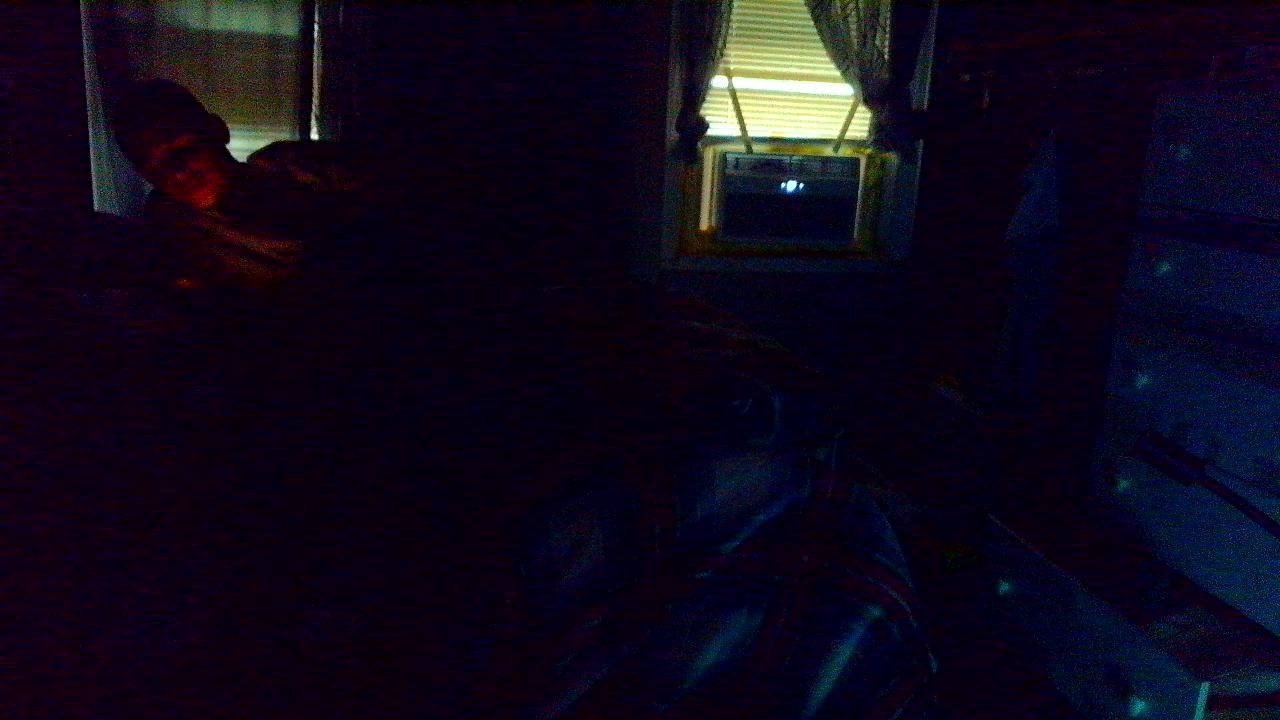
#> input picture jarvis/data/cam_0_DSHOW.jpg, 1280 x 720 px
$ python -i activity.py   (imports and definitions only)
#> lines starting #> are read from the running program, lines starting #| are printed output that depends on the picture; after the words box and inside, x2 and y2 are one past the last pixel; in counts of white or black regions, pixels touching at a corner belong together
#> further down, picture is the input picture: shape (720, 1280, 3); mean B, G, R 26, 9.4, 14.7
"""Describe what the user appears to be doing from a camera frame."""

from __future__ import annotations

import json
import urllib.request
from pathlib import Path
from typing import Any

import numpy as np

from jarvis.config import DATA_DIR


class ActivityObserver:
    """Lightweight scene observer — OpenCV cues + optional Ollama vision."""

    def __init__(self) -> None:
        self._prev_gray: np.ndarray | None = None
        self.last_summary = "I have not looked yet."
        DATA_DIR.mkdir(parents=True, exist_ok=True)

    # [52 lines left out: functions describe, identify_item, not called in this run]

    def note_frame(self, frame: np.ndarray) -> None:
        """Update rolling awareness without speaking (called from vision)."""
        try:
            cues = self._opencv_cues(frame)
            self.last_summary = self._cues_to_english(cues)
        except Exception:
            pass

    def _opencv_cues(self, frame: np.ndarray) -> dict[str, Any]:
        import cv2

        h, w = frame.shape[:2]
#> h = 720; w = 1280
        gray = cv2.cvtColor(frame, cv2.COLOR_BGR2GRAY)
        gray = cv2.equalizeHist(gray)
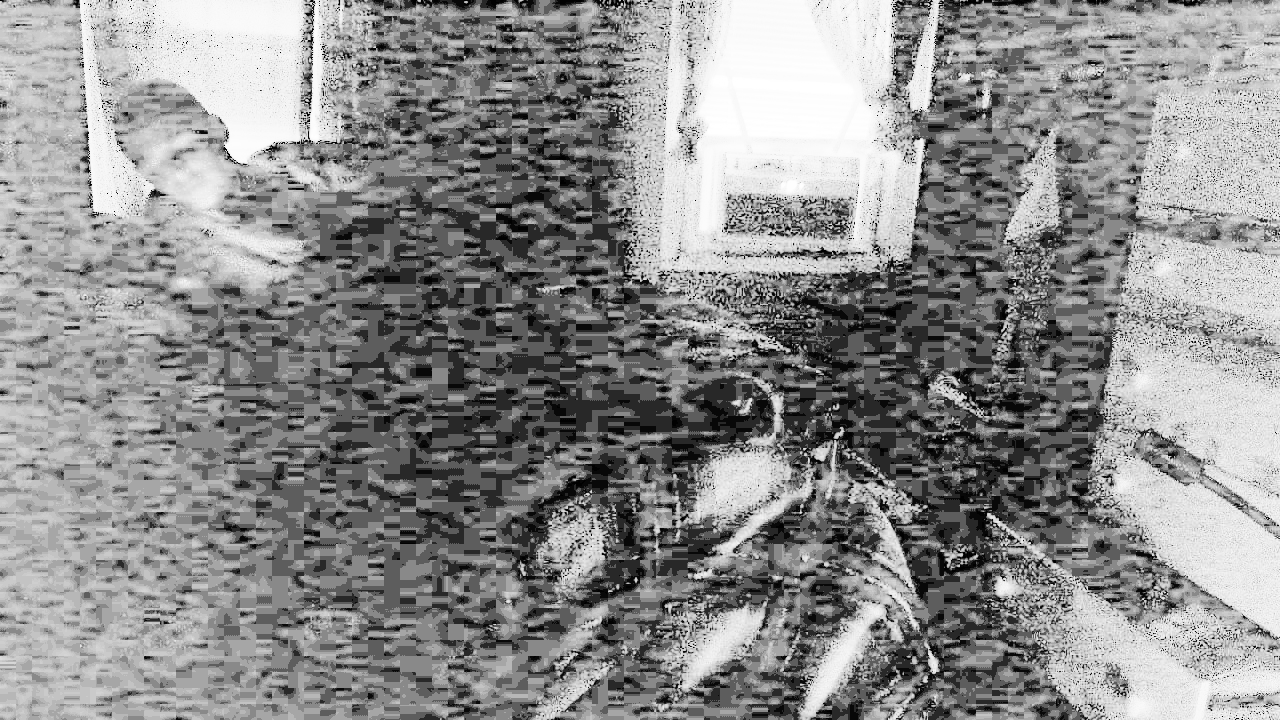
#> gray: shape (720, 1280); min 0, max 255, mean 141.7

        cascade = cv2.CascadeClassifier(
            cv2.data.haarcascades + "haarcascade_frontalface_default.xml"
        )
        faces = cascade.detectMultiScale(gray, 1.15, 4, minSize=(40, 40))
#> faces = ()
        face = None
        if len(faces):
            x, y, fw, fh = max(faces, key=lambda r: r[2] * r[3])
            face = {
                "x": (x + fw / 2) / w,
                "y": (y + fh / 2) / h,
                "size": (fw * fh) / (w * h),
                "w": fw / w,
                "h": fh / h,
            }

        motion = 0.0
        if self._prev_gray is not None:
            small = cv2.resize(gray, (160, 90))
            prev = cv2.resize(self._prev_gray, (160, 90))
            diff = cv2.absdiff(small, prev)
            motion = float(np.mean(diff)) / 255.0
        self._prev_gray = gray

        # Skin / hand-ish blobs in lower-center (holding something toward cam)
        hsv = cv2.cvtColor(frame, cv2.COLOR_BGR2HSV)
#> hsv: shape (720, 1280, 3); mean H, S, V 126.5, 234.7, 28.8
        skin = cv2.inRange(hsv, (0, 30, 60), (25, 180, 255))
#> skin: shape (720, 1280); 0.32% white in thin lines or dots, all inside (x1, y1, x2, y2) = (87, 0, 895, 282)
        skin |= cv2.inRange(hsv, (160, 30, 60), (180, 180, 255))
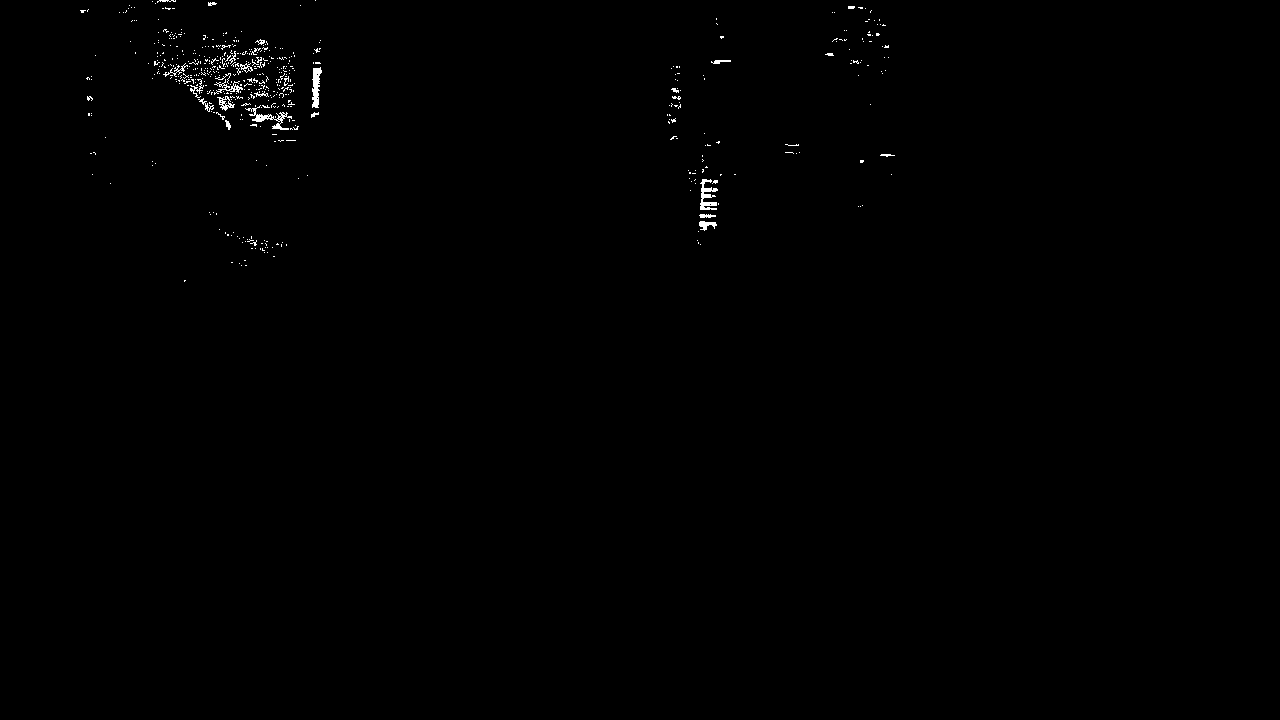
#> skin: shape (720, 1280); 0.37% white in thin lines or dots, all inside (x1, y1, x2, y2) = (80, 0, 895, 282)
        cy0, cy1 = int(h * 0.35), int(h * 0.95)
#> cy0 = 251; cy1 = 684
        cx0, cx1 = int(w * 0.2), int(w * 0.8)
#> cx0 = 256; cx1 = 1024
        roi = skin[cy0:cy1, cx0:cx1]
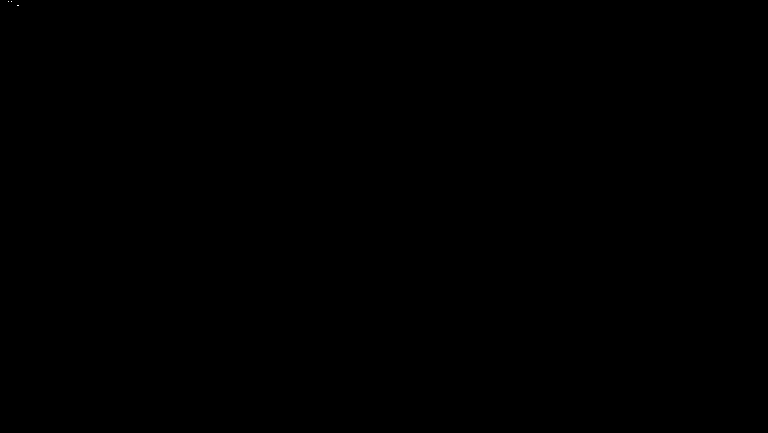
#> roi: shape (433, 768); 0% white in thin lines or dots, all inside (x1, y1, x2, y2) = (8, 1, 19, 6)
        skin_ratio = float(np.count_nonzero(roi)) / max(1, roi.size)
#> skin_ratio = 1.2e-05

        # Bright rectangular glow (phone / tablet screen facing camera)
        bright = cv2.inRange(hsv, (0, 0, 200), (180, 60, 255))
#> bright: shape (720, 1280); 0.44% white; 52 white regions (41 under 20 px), largest, box (x1, y1, x2, y2) and area: (732, 77, 854, 97) 1477, (744, 120, 842, 138) 1117, (706, 116, 741, 136) 548
        bright_roi = bright[int(h * 0.2) : int(h * 0.85), int(w * 0.15) : int(w * 0.85)]
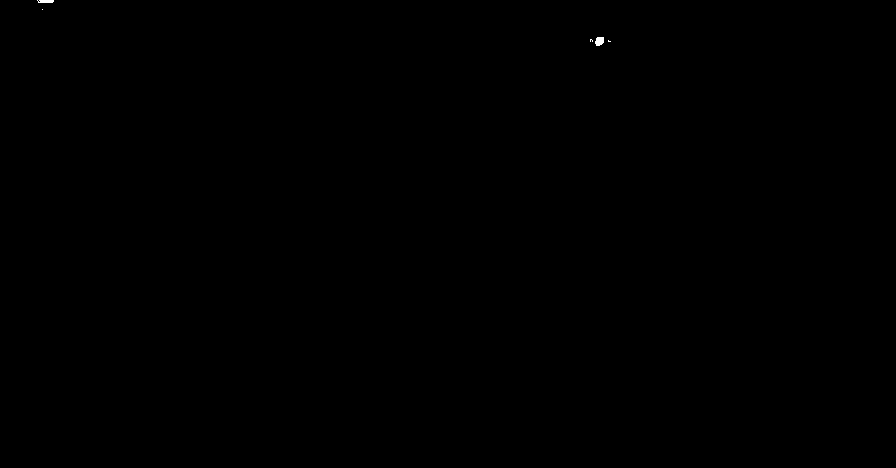
#> bright_roi: shape (468, 896); 0.03% white; 5 white regions (3 under 20 px), largest, box (x1, y1, x2, y2) and area: (595, 37, 604, 46) 67, (37, 0, 54, 3) 46
        bright_ratio = float(np.count_nonzero(bright_roi)) / max(1, bright_roi.size)
#> bright_ratio = 0.000296

        mean_lum = float(np.mean(gray)) / 255.0
#> mean_lum = 0.556

        # Object-ish contours in center (item held up)
        blur = cv2.GaussianBlur(gray, (5, 5), 0)
        edges = cv2.Canny(blur, 60, 140)
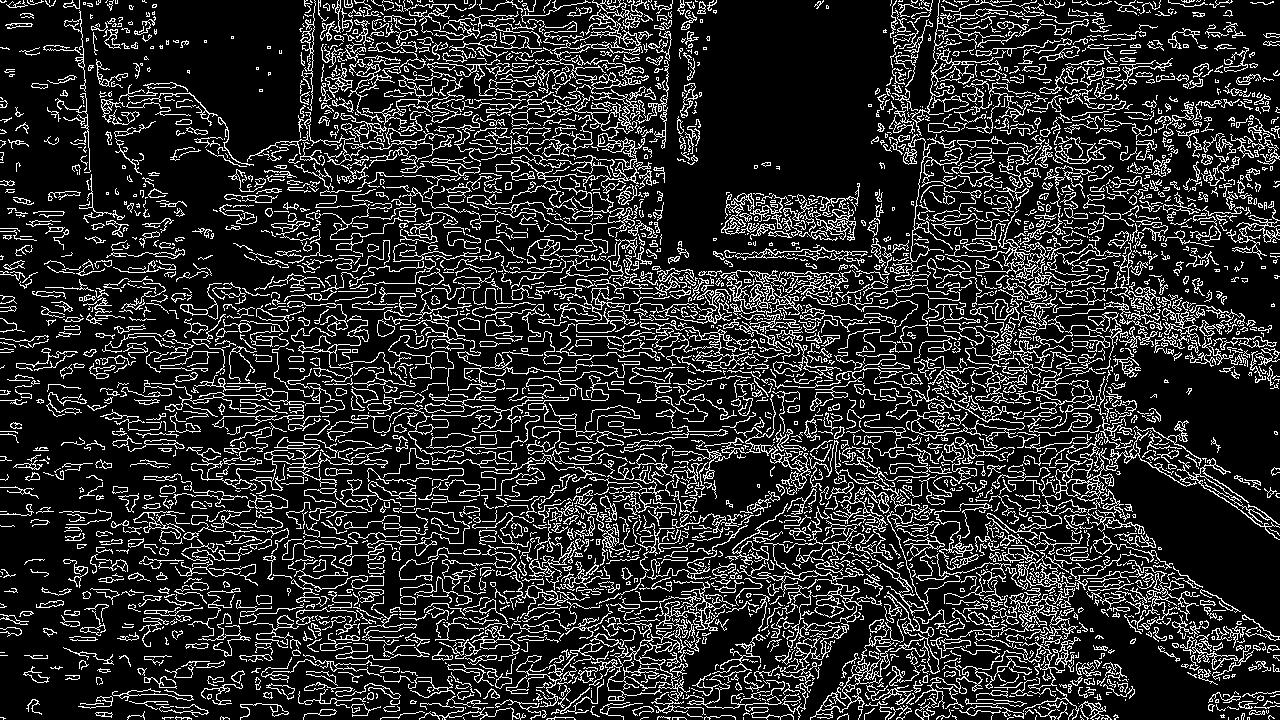
#> edges: shape (720, 1280); 17.2% white in thin lines or dots
        center = edges[int(h * 0.25) : int(h * 0.75), int(w * 0.25) : int(w * 0.75)]
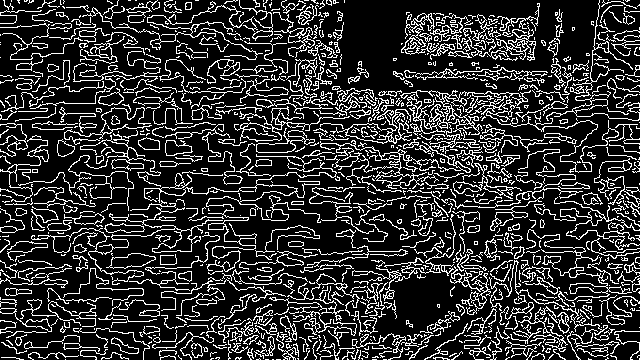
#> center: shape (360, 640); 19.3% white in thin lines or dots
        edge_density = float(np.count_nonzero(center)) / max(1, center.size)
#> edge_density = 0.193
#> in note_frame, `cues = self._opencv_cues(frame)`: cues = 7 items

        return {
            "face": face,
            "faces": len(faces),
            "motion": motion,
            "skin_ratio": skin_ratio,
            "bright_ratio": bright_ratio,
            "mean_lum": mean_lum,
            "edge_density": edge_density,
        }

    def _cues_to_english(self, c: dict[str, Any]) -> str:
        face = c.get("face")
        motion = float(c.get("motion") or 0)
#> motion = 0
        skin = float(c.get("skin_ratio") or 0)
#> skin = 1.2e-05
        bright = float(c.get("bright_ratio") or 0)
#> bright = 0.000296
        edges = float(c.get("edge_density") or 0)
#> edges = 0.193
        lum = float(c.get("mean_lum") or 0)
#> lum = 0.556

        # Nearly blank / covered lens
        if edges < 0.01 and lum < 0.08:
            return "The camera looks dark or covered — I cannot see what you are doing."
        if edges < 0.01 and lum > 0.85:
            return "The camera looks washed out or pointed at a bright light."

        if face and bright > 0.12:
            return "It looks like you are looking at a phone or screen while facing the camera."
        if face and skin > 0.18 and edges > 0.08:
            return "It looks like you are holding something up to show me."
        if face and motion > 0.08:
            return "You look like you are moving around in front of the desk — I can see your face."
        if face and motion < 0.03:
            return "You look like you are sitting still at the computer, facing me."
        if face:
            return "I can see you in front of the camera."
        if not face and skin > 0.15:
            return "I mostly see hands or an object — maybe you are showing me something."
        if motion > 0.08:
            return "There is movement in front of the camera, but I cannot lock onto your face clearly."
        if edges > 0.08:
            return "I can see the room and some objects, but not a clear face right now."
        return "I am watching through the camera. Ask again if you move into view."

    # [159 lines left out: functions _ollama_describe, _ollama_identify, _ollama_vision, _dominant_color_name, _ollama_vision_models, grab_camera_frame, not called in this run]

>>> import cv2
>>> picture = cv2.imread('../data/cam_0_DSHOW.jpg')
>>> result = ActivityObserver().note_frame(picture)

$ run again, on jarvis/data/cam_check_0.jpg
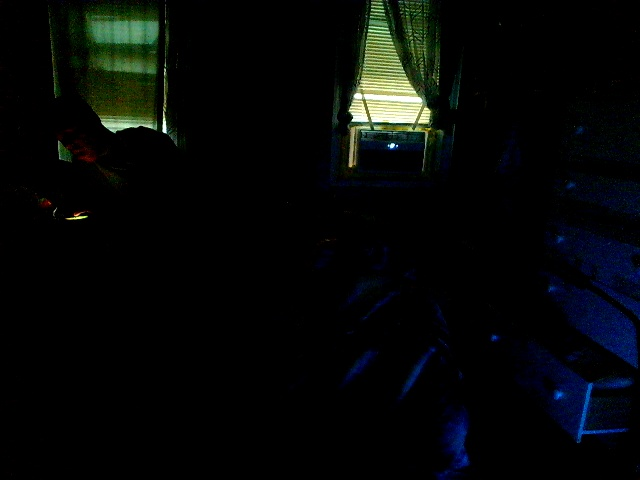
#> input picture jarvis/data/cam_check_0.jpg, 640 x 480 px
#> picture is the input picture: shape (480, 640, 3); mean B, G, R 7.5, 8, 5.6
#> faces = [[59, 28, 62, 62]]
#> x = 59; y = 28; fw = 62
#> in _opencv_cues, `face = { "x": (x + fw / 2) / w, "y": (y + fh / 2) / h, "size": (fw * f..`: face = {'x': 0.141, 'y': 0.123, 'size': 0.0125, 'w': 0.0969, 'h': 0.129}
#> hsv: shape (480, 640, 3); mean H, S, V 24.3, 64.9, 10.8
#> roi: shape (288, 384); every value is 0
#> skin_ratio = 0
#> in _opencv_cues, `bright_roi = bright[int(h * 0.2) : int(h * 0.85), int(w * 0.15) : int(..`:
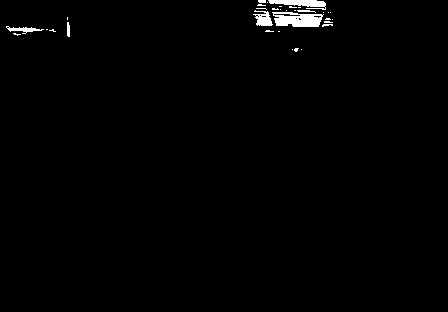
#> bright_roi: shape (312, 448); 1.1% white; 33 white regions (25 under 20 px), largest, box (x1, y1, x2, y2) and area: (272, 12, 324, 27) 575, (268, 0, 326, 10) 326, (253, 10, 273, 26) 191
#> bright_ratio = 0.0106
#> mean_lum = 0.142
#> in _opencv_cues, `center = edges[int(h * 0.25) : int(h * 0.75), int(w * 0.25) : int(w * ..`:
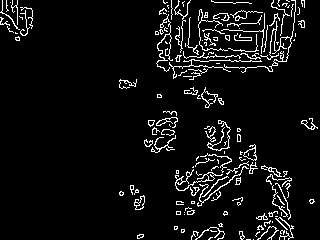
#> center: shape (240, 320); 6.3% white in thin lines or dots
#> edge_density = 0.0627
#> cues = 7 items
#> motion = 0
#> in _cues_to_english, `bright = float(c.get("bright_ratio") or 0)`: bright = 0.0106
#> in _cues_to_english, `edges = float(c.get("edge_density") or 0)`: edges = 0.0627
#> lum = 0.142
